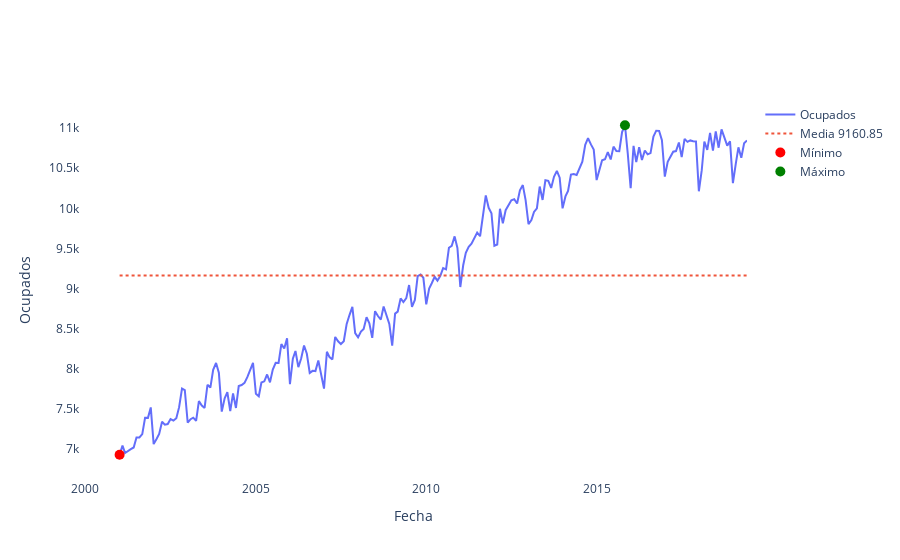

Here is the notebook cell this chart was saved with:
### Code cell
plot_time_series(
    df=df,
    date_col="mes",
    value_col="Ocupados",
    x_label="Fecha",
    y_label="Ocupados",
    title="",
    html_path=os.path.join(html_dir, "EDA.html"),png_path=os.path.join(html_dir, "EDA.png")
)

### Figure 1 — Plotly figure (JSON) as saved in the notebook; plotly's stock layout.template omitted (floating-point values rounded to 4 significant figures; data arrays with more than 128 entries replaced by an {"elided": "..."} marker saying what was removed)
{"data": [{"mode": "lines", "name": "Ocupados", "type": "scatter", "x": {"elided": "222 str values"}, "y": {"elided": "222 float values"}}, {"line": {"dash": "dot"}, "mode": "lines", "name": "Media 9160.85", "type": "scatter", "x": {"elided": "222 str values"}, "y": {"elided": "222 float values"}}, {"marker": {"color": "red", "size": 10}, "mode": "markers", "name": "Mínimo", "type": "scatter", "x": ["2001-01-01T00:00:00"], "y": [6924.0]}, {"marker": {"color": "green", "size": 10}, "mode": "markers", "name": "Máximo", "type": "scatter", "x": ["2015-11-01T00:00:00"], "y": [11040.0]}], "layout": {"paper_bgcolor": "white", "plot_bgcolor": "white", "title": {"text": ""}, "xaxis": {"title": {"text": "Fecha"}}, "yaxis": {"title": {"text": "Ocupados"}}}}
